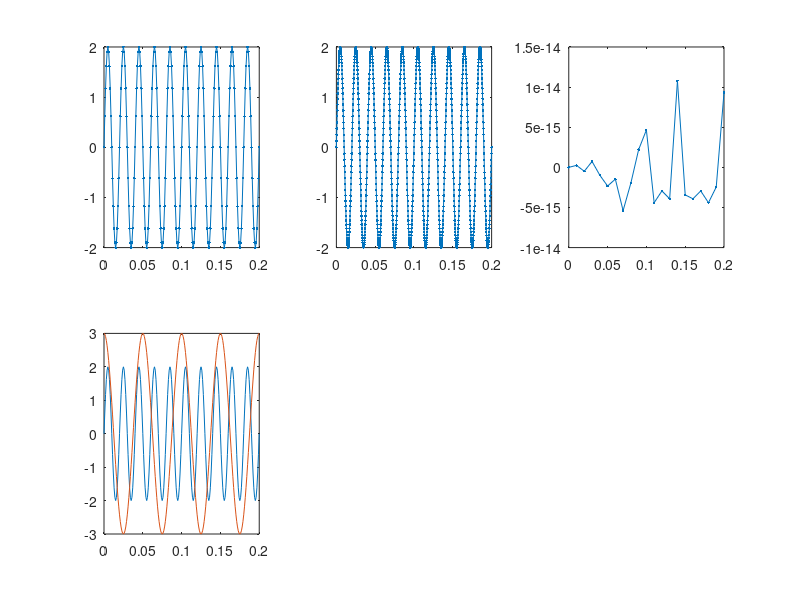

Here is the MATLAB script that generated this plot:
%reprezentare semnal sinusoidal cu frecventa 50Hz, amplitudine 2 si pas de
%variatie 0.001
F=50
t=0:0.001:0.2
s=2*sin(2*pi*F*t)
subplot(2, 3, 1)
plot(t, s, '.-')
%reprezentare semnal sinucoidal cu frecventa 50Hz, amplitudine 2 si pas de
%variatie 0.0002
F=50
t=0:0.0002:0.2
s=2*sin(2*pi*F*t)
subplot(2,3,2)
plot(t, s, '.-')
%reprezentare semnal sinusoidal cu frecventa 50Hz, amplitudine 2 si pas de
%variatie 0.01
F=50
t=0:0.01:0.2
s=2*sin(2*pi*F*t)
subplot (2,3,3)
plot(t, s, '.-')
%reprezentare semnal cosinusoidal c cu frecventa 20Hz, amplitudine 3 si pas de variatie
%0.001 peste cel sinusoidal
F=50
t=0:0.001:0.2
s=2*sin(2*pi*F*t)
F=20
t=0:0.001:0.2
c=3*cos(2*pi*F*t)
subplot (2,3,4)
plot(t, s, t, c)